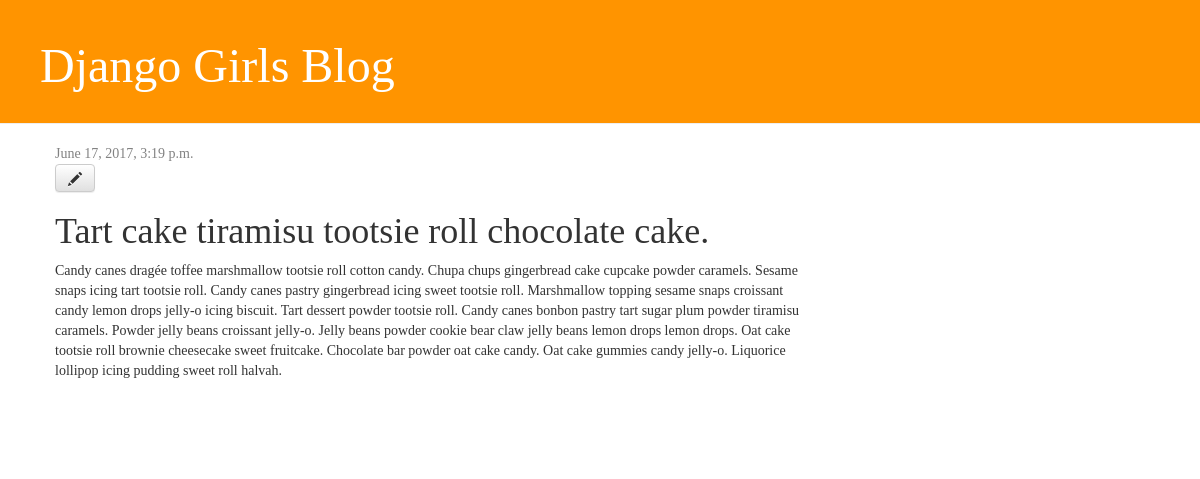
The app's page /post/4/ with its own data.
### blog/models.py (models this page shows, shortened)
class Post(models.Model):
    author = models.ForeignKey('auth.User')
    title = models.CharField(max_length=300)
    text = models.TextField()
    created_date = models.DateTimeField(
            default=timezone.now)
    published_date = models.DateTimeField(
            blank=True, null=True)

### blog/views.py (the view)
# urls.py: url(r'^post/(?P<pk>\d+)/$', views.post_detail, name='post_detail'),
def post_detail(request, pk):
    post = get_object_or_404(Post, pk=pk)
    return render(request, 'blog/post_detail.html', {'post': post})

### blog/templates/blog/post_detail.html
{% extends 'blog/base.html' %}
{% block content %}
    <div class="post">
        {% if post.published_date %}
            <div class="date">
                {{ post.published_date }}
            </div>
        {% endif %}
        <a class="btn btn-default" href="{% url 'post_edit' pk=post.pk %}"><span class="glyphicon glyphicon-pencil"></span></a>
        <h1>{{ post.title }}</h1>
        <p>{{ post.text|linebreaksbr }}</p>
    </div>
{% endblock %}

### blog/static/css/blog.css (style rules this page uses)
body { font-family: 'Spectral', serif; }
h1, h2, h3, h4 { font-family: 'Spectral', serif; }
.date { color: #828282; }
.post { margin-bottom: 70px; }

### records on screen
Post: published_date "June 17, 2017, 3:19 p.m.", title "Tart cake tiramisu tootsie roll chocolate cake.", text "Candy canes dragée toffee marshmallow tootsie roll cotton candy. Chupa chups gingerbread cake cupcake powder caramels. Sesame snaps icing tart tootsie roll. Candy canes pastry gingerbread icing sweet tootsie roll. Marshmallow topping sesame snaps croissant candy lemon drops jelly-o icing biscuit. Tart dessert powder tootsie roll. Candy canes bonbon pastry tart sugar plum powder tiramisu caramels. Powder jelly beans croissant jelly-o. Jelly beans powder cookie bear claw jelly beans lemon drops lemon drops. Oat cake tootsie roll brownie cheesecake sweet fruitcake. Chocolate bar powder oat cake candy. Oat cake gummies candy jelly-o. Liquorice lollipop icing pudding sweet roll halvah."
